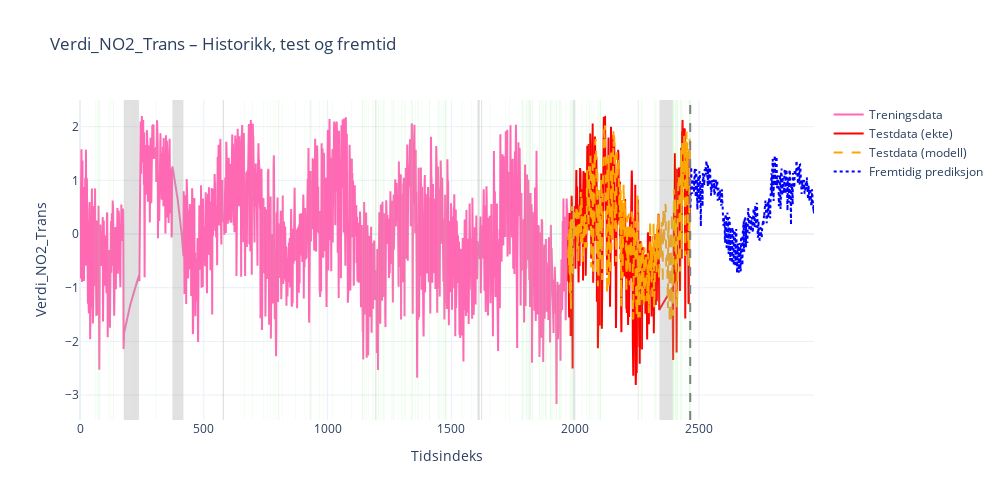
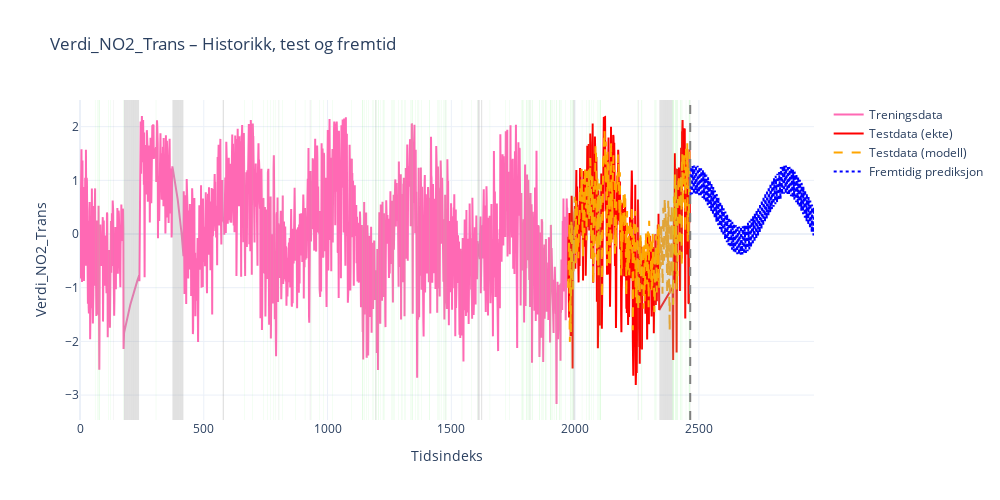

Notebook code for these charts, in order:
### Code cell
prediksjon_med_fremtidige_verdier(df=data, target_col="Verdi_NO2_Trans", features=features, model_objekt=LGBMRegressor(), 
                                  antall_dager=500, dekningsgrad=data["Dekningsgrad_NO2"])         
prediksjon_med_fremtidige_verdier(df=data, target_col="Verdi_NO2_Trans", features=features, model_objekt=LinearRegression(), 
                                  antall_dager=500, dekningsgrad=data["Dekningsgrad_NO2"])
